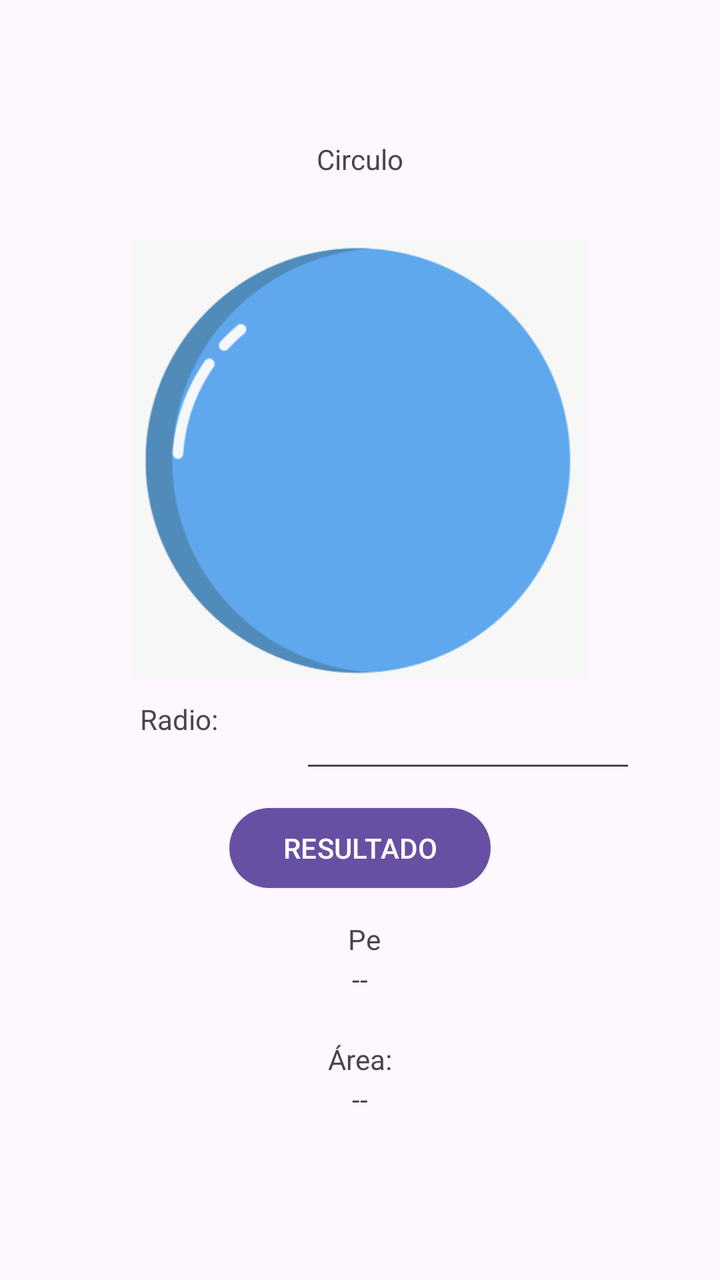
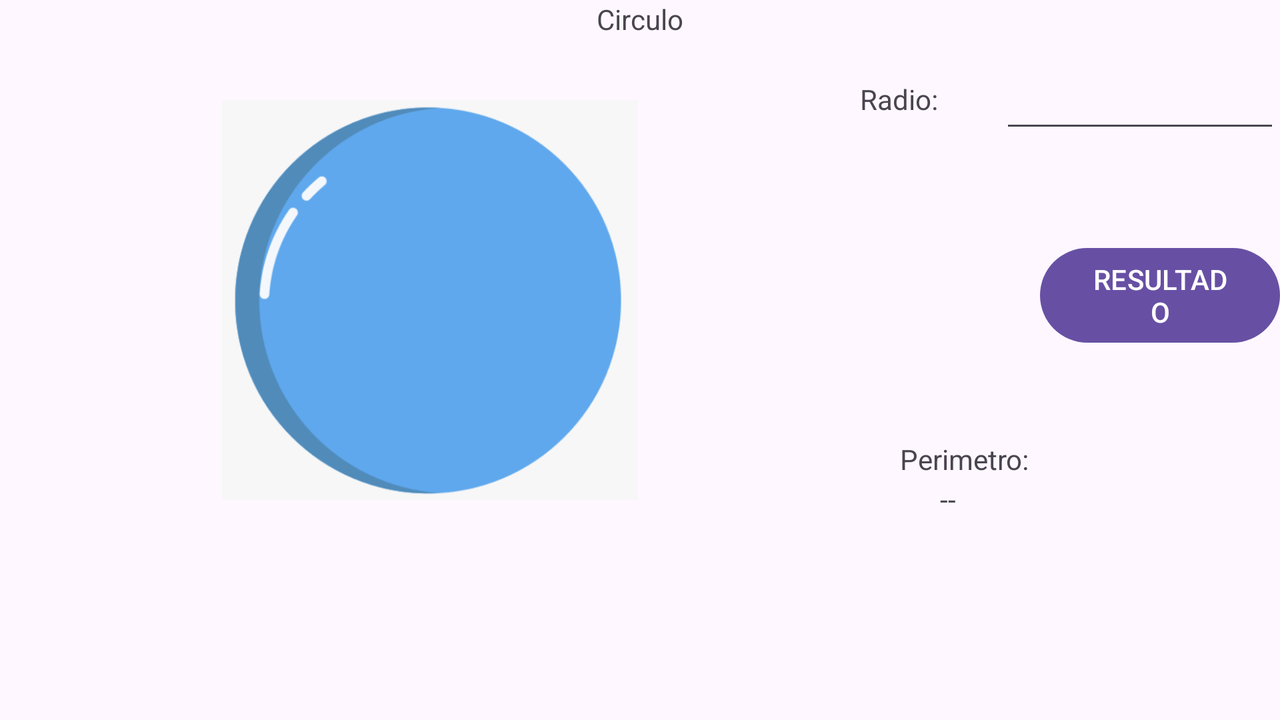

Compare how this app lays out the same screen by default and in its alternative resource folder. The renders come first, then the two layout files and the values they reference.
<!-- AndroidManifest.xml: application theme Theme.AreasPerimetrosVols -->
<!-- res/layout/activity_circulo.xml -->
<?xml version="1.0" encoding="utf-8"?>
<RelativeLayout
    xmlns:android="http://schemas.android.com/apk/res/android"
    xmlns:app="http://schemas.android.com/apk/res-auto"
    xmlns:tools="http://schemas.android.com/tools"
    android:id="@+id/main"
    android:layout_width="match_parent"
    android:layout_height="match_parent"
    tools:context=".CirculoActivity">

    <TextView
        android:layout_width="wrap_content"
        android:layout_height="wrap_content"
        android:layout_centerHorizontal="true"
        android:layout_marginTop="70dp"
        android:text="Circulo" />

    <TextView
        android:layout_width="wrap_content"
        android:layout_height="wrap_content"
        android:layout_marginTop="350dp"
        android:layout_marginLeft="70dp"
        android:text="Radio:" />

    <EditText
        android:id="@+id/txtN1"
        android:layout_width="wrap_content"
        android:layout_height="wrap_content"
        android:layout_marginLeft="150dp"
        android:layout_marginTop="350dp"
        android:ems="8"
        android:inputType="numberSigned" />

    <ImageView
        android:id="@+id/imgView"
        android:layout_width="370dp"
        android:layout_height="220dp"
        android:layout_centerHorizontal="true"
        android:layout_marginTop="120dp"
        android:src="@drawable/circulo" />

    <Button
        android:id="@+id/btnResultado"
        android:layout_width="wrap_content"
        android:layout_height="wrap_content"
        android:layout_centerHorizontal="true"
        android:layout_marginTop="400dp"
        android:ems="8"
        android:text="RESULTADO" />


    <TextView
        android:layout_width="72dp"
        android:layout_height="17dp"
        android:layout_alignParentStart="true"
        android:layout_alignParentEnd="true"
        android:layout_marginStart="174dp"
        android:layout_marginTop="460dp"
        android:layout_marginEnd="165dp"
        android:text="Perimetro:" />

    <TextView
        android:id="@+id/txtResultadoPerimetro"
        android:layout_width="wrap_content"
        android:layout_height="wrap_content"
        android:layout_centerHorizontal="true"
        android:layout_marginTop="480dp"
        android:text="--" />

    <TextView
        android:layout_width="wrap_content"
        android:layout_height="wrap_content"
        android:layout_centerHorizontal="true"
        android:layout_marginTop="520dp"
        android:text="Área:" />

    <TextView
        android:id="@+id/txtResultadoArea"
        android:layout_width="wrap_content"
        android:layout_height="wrap_content"
        android:layout_centerHorizontal="true"
        android:layout_marginTop="540dp"
        android:text="--" />

</RelativeLayout>
<!-- resources referenced by this layout -->
<resources>
  <!-- drawable circulo: png bitmap (drawable, 33363 bytes) -->
  <style name="Theme.AreasPerimetrosVols" parent="Base.Theme.AreasPerimetrosVols" />
  <style name="Base.Theme.AreasPerimetrosVols" parent="Theme.Material3.DayNight.NoActionBar">
          
          
      </style>
</resources>
<!-- res/layout-land/activity_circulo.xml (the repository's variant of the layout above) -->
<!-- drawn on the phone turned sideways -->
<?xml version="1.0" encoding="utf-8"?>
<RelativeLayout
    xmlns:android="http://schemas.android.com/apk/res/android"
    xmlns:app="http://schemas.android.com/apk/res-auto"
    xmlns:tools="http://schemas.android.com/tools"
    android:id="@+id/main"
    android:layout_width="match_parent"
    android:layout_height="match_parent"
    tools:context=".CirculoActivity">

    <TextView
        android:layout_width="wrap_content"
        android:layout_height="wrap_content"
        android:layout_centerHorizontal="true"
        android:text="Circulo" />

    <TextView
        android:layout_width="wrap_content"
        android:layout_height="wrap_content"
        android:layout_marginLeft="430dp"
        android:layout_marginTop="40dp"
        android:text="Radio:" />

    <EditText
        android:id="@+id/txtN1"
        android:layout_width="wrap_content"
        android:layout_height="wrap_content"
        android:layout_marginLeft="500dp"
        android:layout_marginTop="30dp"
        android:ems="10"
        android:inputType="numberSigned" />

    <ImageView
        android:id="@+id/imgView"
        android:layout_width="350dp"
        android:layout_height="200dp"
        android:layout_marginLeft="40dp"
        android:layout_marginTop="50dp"
        android:src="@drawable/circulo" />

    <Button
        android:id="@+id/btnResultado"
        android:layout_width="wrap_content"
        android:layout_height="wrap_content"
        android:layout_marginLeft="520dp"
        android:layout_marginTop="120dp"
        android:ems="8"
        android:text="RESULTADO" />


    <TextView
        android:layout_width="wrap_content"
        android:layout_height="wrap_content"
        android:layout_marginLeft="450dp"
        android:layout_marginTop="220dp"
        android:text="Perimetro:" />


    <TextView
        android:id="@+id/txtResultadoPerimetro"
        android:layout_width="wrap_content"
        android:layout_height="wrap_content"
        android:layout_marginLeft="470dp"
        android:layout_marginTop="240dp"
        android:text="--" />

    <TextView
        android:layout_width="wrap_content"
        android:layout_height="wrap_content"
        android:layout_marginLeft="640dp"
        android:layout_marginTop="220dp"
        android:text="Área:" />

    <TextView
        android:id="@+id/txtResultadoArea"
        android:layout_width="wrap_content"
        android:layout_height="wrap_content"
        android:layout_marginLeft="650dp"
        android:layout_marginTop="240dp"
        android:text="--" />


</RelativeLayout>
